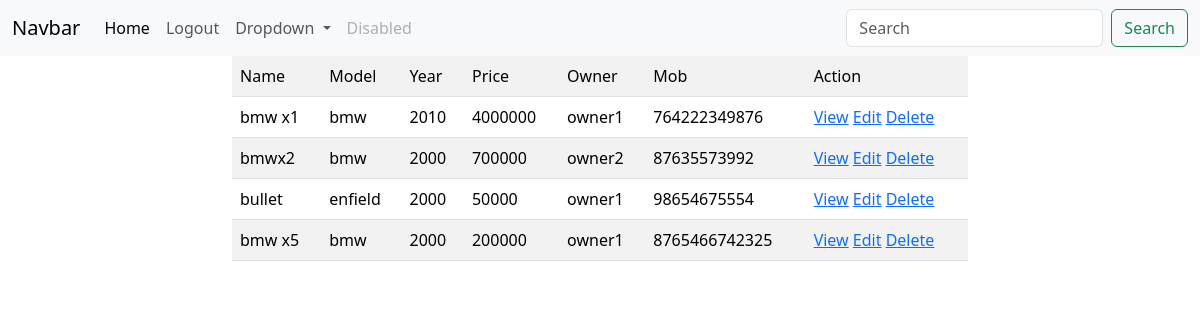
Screenshot of /vehicle/list with the database file from the repository.
### vehicle/models.py (models this page shows, shortened)
class vehicles(models.Model):
     name=models.CharField(max_length=200)
     model=models.CharField(max_length=200)
     year=models.IntegerField()
     price=models.IntegerField()
     owner=models.CharField(max_length=200)
     mob=models.IntegerField()
     image=models.ImageField(upload_to="images",null=True)

### vehicle/views.py (the view)
# urls.py: path("vehicle/list",VehicleListView.as_view(),name="vehicle-list"),
class VehicleListView(View):
    def get(self,request,*args,**kwargs):
        qs=vehicles.objects.all()
        return render(request,"vehicle_list.html",{"vehicles":qs})

### vehicle/templates/vehicle_list.html (shortened to what this page needs)
{%extends 'base.html'%}
{%block body_block%}
    <div class="container">
        <div class="row">
            <div class="col-2"></div>
            <div class="col-8">
                <table class="table table-striped">
                    <tr>
                        <td>Name</td>
                        <td>Model</td>
                        <td>Year</td>
                        <td>Price</td>
                        <td>Owner</td>
                        <td>Mob</td>
                        <td>Action</td>
                    </tr>
                    {% for v in vehicles%}
                    <tr>
                        <td>{{v.name}}</td>
                        <td>{{v.model}}</td>
                        <td>{{v.year}}</td>
                        <td>{{v.price}}</td>
                        <td>{{v.owner}}</td>
                        <td>{{v.mob}}</td>
                        <td>
                            <a href="{%url 'vehicle-detail' v.id%}">View</a>
                            <a href="{%url 'vehicle-change' v.id%}">Edit</a>
                            <a href="{%url 'vehicle-remove' v.id%}">Delete</a>
                        </td>
                    </tr>
                    {%endfor%}
                </table>
            </div>
            <div class="col-2"></div>
        </div>
    </div>
{%endblock%}

### vehicle/templates/base.html (shortened to what this page needs)
<!DOCTYPE html>
<html lang="en">
<head>
    <link href="https://cdn.jsdelivr.net/npm/bootstrap@5.3.2/dist/css/bootstrap.min.css" rel="stylesheet">
</head>
<body>
    <nav class="navbar navbar-expand-lg bg-body-tertiary">
        <div class="container-fluid">
          <a class="navbar-brand" href="#">Navbar</a>
          <div class="collapse navbar-collapse" id="navbarSupportedContent">
            <ul class="navbar-nav me-auto mb-2 mb-lg-0">
              <li class="nav-item">
                <a class="nav-link active" aria-current="page" href="#">Home</a>
              </li>
              <li class="nav-item">
                <a class="nav-link" href="{%url 'signout'%}">Logout</a>
              </li>
              <li class="nav-item dropdown">
                <a class="nav-link dropdown-toggle" href="#" role="button" data-bs-toggle="dropdown" aria-expanded="false">
                  Dropdown
                </a>
              </li>
              <li class="nav-item">
                <a class="nav-link disabled" aria-disabled="true">Disabled</a>
              </li>
            </ul>
            <form class="d-flex" role="search">
              <input class="form-control me-2" type="search" placeholder="Search" aria-label="Search">
              <button class="btn btn-outline-success" type="submit">Search</button>
            </form>
          </div>
        </div>
      </nav>
      {%block body_block%}
      {%endblock%}
</body>
</html>

### rows the page displays
vehicles: name "bmw x1", model "bmw", year "2010", price "4000000", owner "owner1", mob "764222349876"
vehicles: name "bmwx2", model "bmw", year "2000", price "700000", owner "owner2", mob "87635573992"
vehicles: name "bullet", model "enfield", year "2000", price "50000", owner "owner1", mob "98654675554"
vehicles: name "bmw x5", model "bmw", year "2000", price "200000", owner "owner1", mob "8765466742325"
